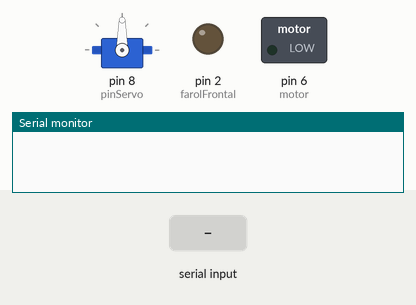
Recording of a sketch running on a simulated Arduino Uno, built with avr-gcc and run on an emulated ATmega328P. On the bench: servo, switched loads named in the sketch (green lamp = pin HIGH), output pins drawn as LEDs (lit = HIGH), the last lines printed to the serial monitor. The test bench sets the inputs (shaded band).

Above: at 1.2 s.
1.3 s: "L" received over the second serial link
At 2.0 s:
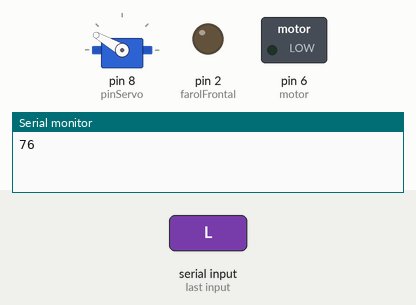
2.8 s: "R" received over the second serial link
At 3.3 s:
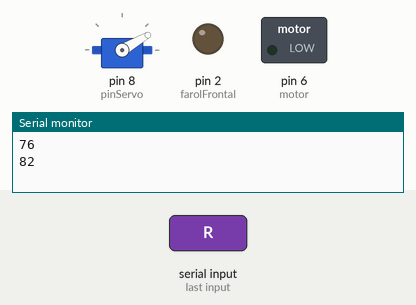
4.3 s: "F" received over the second serial link
At 5.5 s:
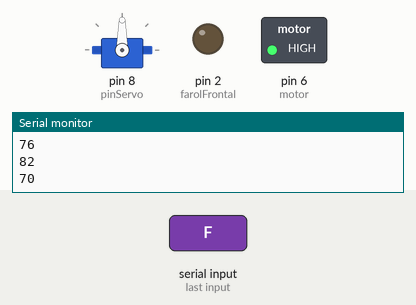
5.8 s: "G" received over the second serial link
At 6.6 s:
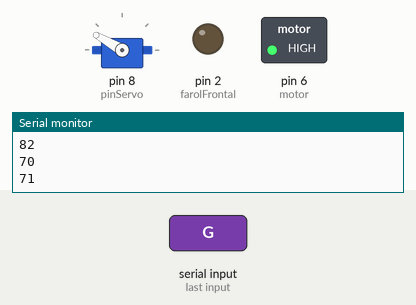
7.3 s: "I" received over the second serial link
At 7.9 s:
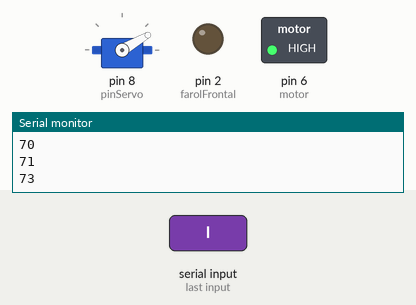
8.8 s: "S" received over the second serial link
At 9.1 s:
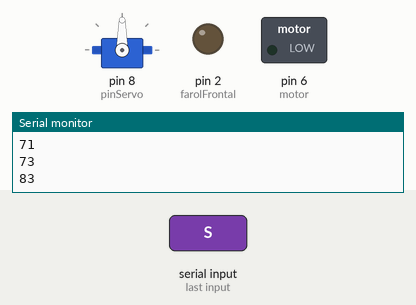
Timing chart, 0 to 11.3 s (numbered marks = the images above; inputs shaded):
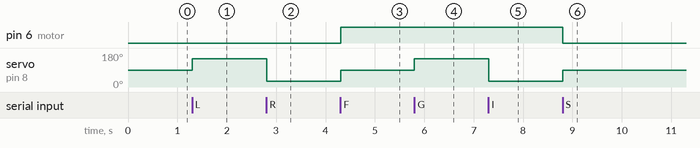

The sketch:

car-controller.ino
```cpp
#include <SoftwareSerial.h>
#include <Servo.h>

#define motor 6
#define pinServo 8
#define farolFrontal 2

SoftwareSerial serial(10, 11);
Servo servo;

void setup() {
  // put your setup code here, to run once:
  serial.begin(9600);
  Serial.begin(9600);
  servo.attach(pinServo);
  pinMode(motor, OUTPUT);
  pinMode(farolFrontal, OUTPUT);
  digitalWrite(motor, LOW);
  digitalWrite(farolFrontal, LOW);
}

void loop() {
  // put your main code here, to run repeatedly:
  byte dados;
  if(serial.available()) {
    dados = serial.read();
    Serial.println(dados);

    if(dados == 83){
      servo.write(90);
      digitalWrite(motor, LOW);
    }else if(dados == 76) {
      servo.write(150);
      digitalWrite(motor, LOW);
    }else if(dados == 82) {
      servo.write(30);
      digitalWrite(motor, LOW);
    }else if(dados == 70) {
      servo.write(90);
      digitalWrite(motor, HIGH);
    }else if(dados == 71) {
      servo.write(150);
      digitalWrite(motor, HIGH);
    }else if(dados == 73) {
      servo.write(30);
      digitalWrite(motor, HIGH);
    }else{
      servo.write(90);
      digitalWrite(motor, LOW);
    }

    if(dados == 87) {
      digitalWrite(farolFrontal, HIGH);
    }

    if(dados == 119) {
      digitalWrite(farolFrontal, LOW);
    }

  }
  delay(10);
}
```

Measured:
- after the input at 1.3 s, servo on pin 8 (pinServo): 90° → 150° at once
- after the input at 2.8 s, servo on pin 8 (pinServo): 150° → 30° at once
- after the input at 4.3 s, pin 6 (motor): LOW → HIGH at once; servo on pin 8 (pinServo): 30° → 90° at once
- after the input at 5.8 s, servo on pin 8 (pinServo): 90° → 150° at once
- after the input at 7.3 s, servo on pin 8 (pinServo): 150° → 30° at once
- after the input at 8.8 s, pin 6 (motor): HIGH → LOW at once; servo on pin 8 (pinServo): 30° → 90° at once
